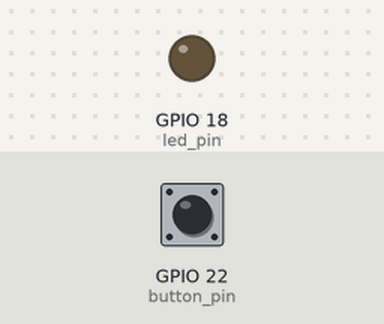
A program run on a simulated Raspberry Pi (BCM pin numbers). Parts: output pins drawn as LEDs (lit = HIGH). The inputs (shaded band) are chosen by the test bench; at power-on: GPIO 22 (button_pin) LOW.

Above: at 1.2 s.
1.3 s: GPIO 22 (button_pin) pulled HIGH for 0.15 s
At 2.5 s:
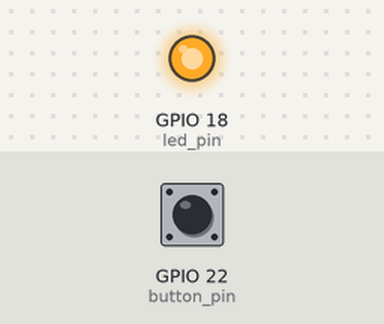
2.9 s: GPIO 22 (button_pin) pulled HIGH for 1 s
At 3.8 s:
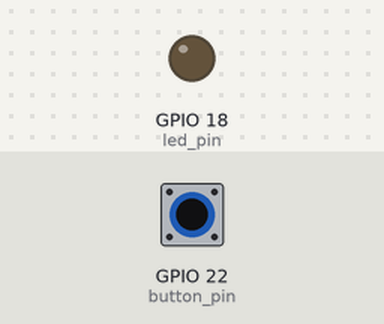
5.4 s: GPIO 22 (button_pin) pulled HIGH for 3.2 s
At 5.7 s:
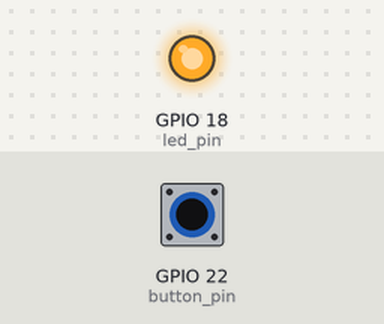
Timing chart, 0 to 8.4 s (numbered marks = the images above; inputs shaded):
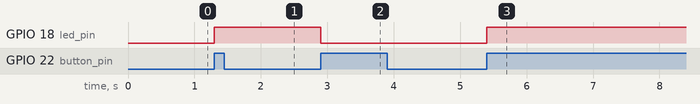

The program:

ButtonLEDISR.py
```python
import RPi.GPIO as GPIO
import time

button_pin = 22
led_pin = 18

led_state = GPIO.LOW;
led_state_changed = False;

def button_pressed(channel):
	global led_state
	global led_state_changed
	led_state = GPIO.HIGH if led_state == GPIO.LOW else GPIO.LOW
	led_state_changed = True

GPIO.setmode(GPIO.BCM)
GPIO.setup(led_pin, GPIO.OUT)
GPIO.setup(button_pin, GPIO.IN)

GPIO.add_event_detect(button_pin, GPIO.RISING, callback = button_pressed, bouncetime = 200)

try:
	while True:
		if led_state_changed:
			led_state_changed = False
			GPIO.output(led_pin, led_state)
		time.sleep(0.1)
except KeyboardInterrupt:
	pass

finally:
	GPIO.cleanup()
```

Measured:
- after the input at 1.3 s, GPIO 18 (led_pin): LOW → HIGH at once
- after the input at 2.9 s, GPIO 18 (led_pin): HIGH → LOW at once
- after the input at 5.4 s, GPIO 18 (led_pin): LOW → HIGH at once
